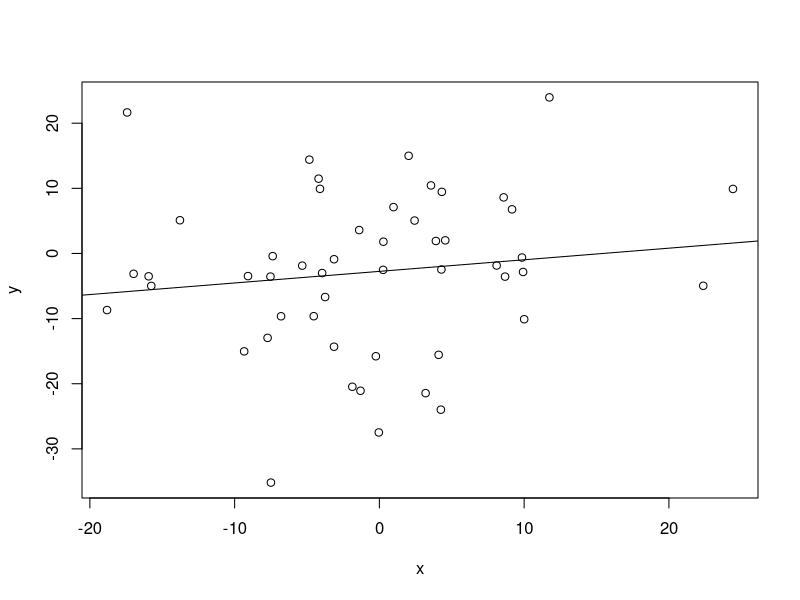

Reproduce this figure in R.
bestfit <-function(x,y){
	xbar = mean(x)
	ybar = mean(y)
	xdif = x-xbar
	ydif = y-ybar	
	pro = xdif*ydif
	num = sum(pro)
	den = sum(xdif^2)
	beta = num/den
	
	alpha= ybar-beta *xbar
	plot(x,y,type='p')
	abline(alpha,beta)
}

bestfit(rnorm(50)*10,rnorm(50)*10)